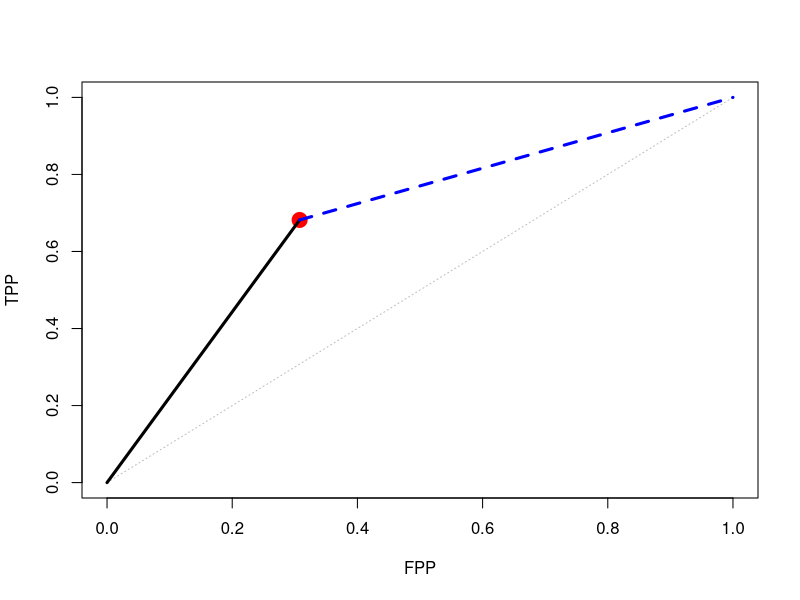
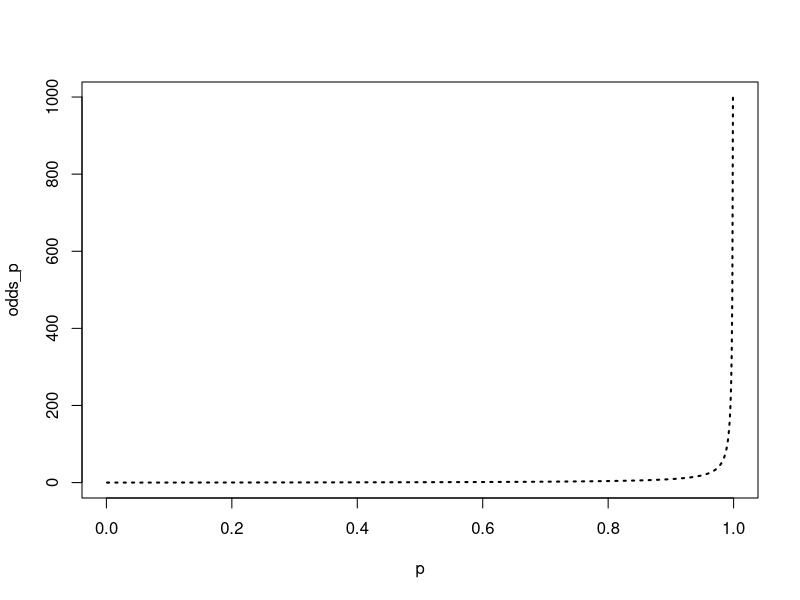
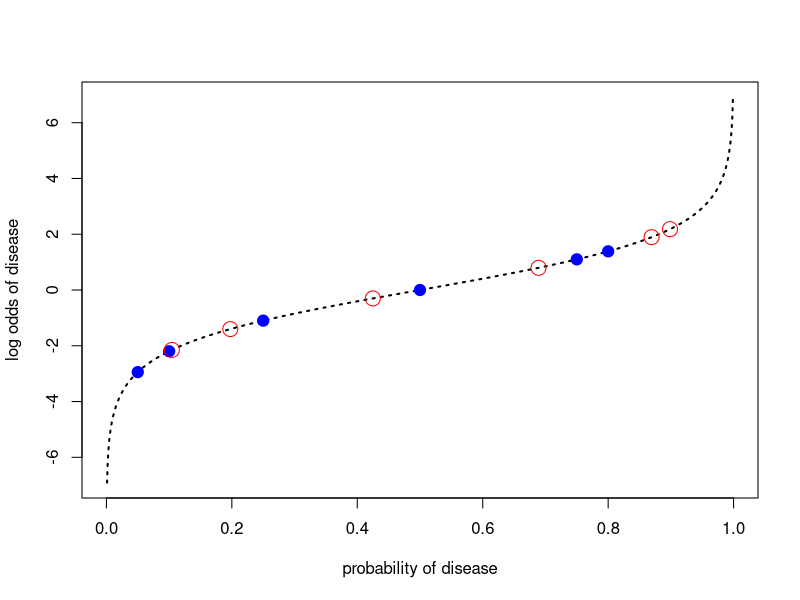
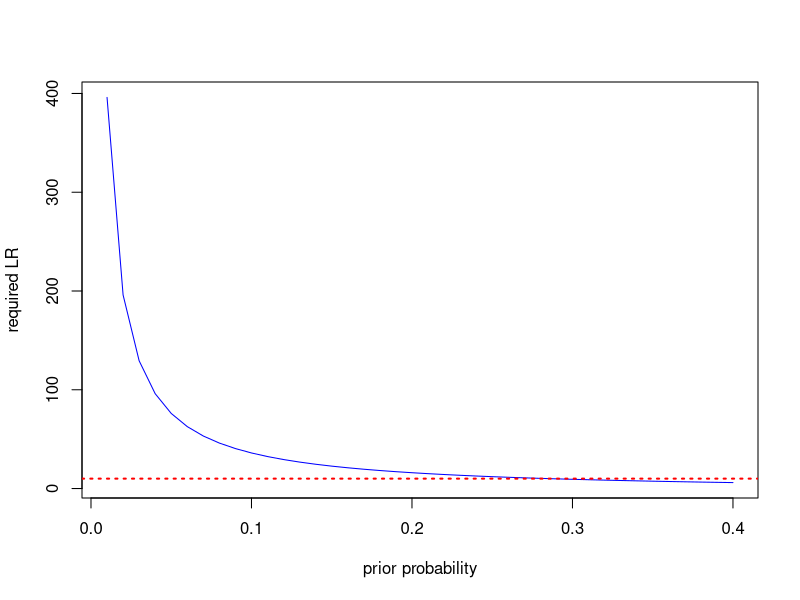

R code for these plots, in order:
## ---- chunk 1
#Copy the information from the downy mildew example
TP<-30
FN<-14
TN<-27
FP<-12
cases<-TP+FN
non_cases<-TN+FP
TPP<-TP/cases
FPP<-FP/non_cases
TPP; FPP

# Make a LR graph to see what the performance looks like in "ROC" space
FPvals<-c(0,0.25,0.5,0.75,1)
TPvals<-c(0,0.25,0.5,0.75,1)
LRpos_x<-c(0,FPP)
LRpos_y<-c(0,TPP)
LRneg_x<-c(FPP,1)
LRneg_y<-c(TPP,1)
plot(FPvals,TPvals, ty="l", col="grey", lty=3, xlab="FPP", ylab="TPP",
     xlim=c(0,1), ylim=c(0,1))
  points(FPP,TPP, col="red", pch=19, cex=2)
  lines(LRpos_x,LRpos_y, lty=1, lwd=3, col="black")
  lines(LRneg_x,LRneg_y, lty=2, lwd=3, col="blue")
## ---- chunk 2
p<-seq(0.001,0.999,0.001)
odds_p<-p/(1-p)
priors<-c(0.05,0.1,0.25,0.5,0.75,0.8)
plot(p,odds_p, ty="l", lwd=2, lty=3)
## ---- chunk 3
log_odds_p<-log(odds_p)
prior_odds<-priors/(1-priors)
log_prior_odds<-log(prior_odds)
LR_c<-TPP/FPP # We calculate the positive LR from the downy mildew example
log_LR_c<-log(LR_c)
log_posterior_odds<-log_prior_odds+log_LR_c # This line implements the updating in log(odds) format
posterior_odds<-exp(log_posterior_odds) # exponentiate to recover the odds
posteriors<-posterior_odds/(1+posterior_odds) # back calculate the probabilities from the odds
plot(p,log_odds_p, ty="l", lwd=2, lty=3, xlab="probability of disease",
     ylab="log odds of disease")
  points(priors,log_prior_odds, pch=19, col="blue", cex=1.5)
  points(posteriors,log_posterior_odds, pch=21, col="red", cex=2)

## ---- chunk 4
low_priors<-seq(0.01,0.4,0.01)
low_prior_odds<-(low_priors)/(1-low_priors)
log_low_odds<-log(low_prior_odds)
req_posterior<-0.8
req_posterior_odds<-req_posterior/(1-req_posterior)
log_req_odds<-log(req_posterior_odds)
log_req_LR<-log_req_odds-log_low_odds
req_LR<-exp(log_req_LR)
plot(low_priors,req_LR, ty="l", col="blue", lty=1, xlab="prior probability", ylab="required LR")
  abline(h=10, col="red", lty=3, lwd=2)
